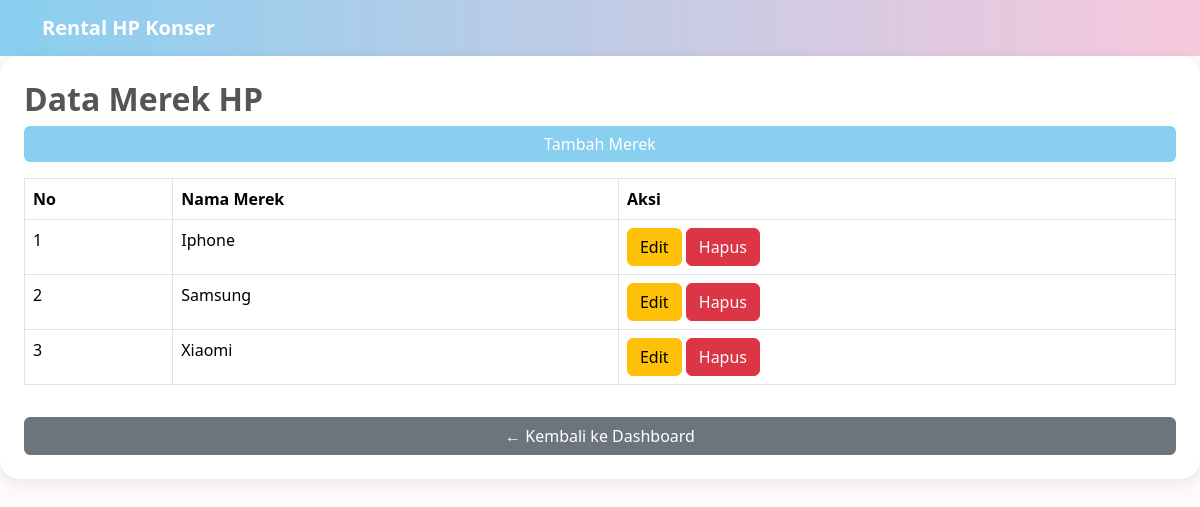
Screenshot of /merek/index.php (signed in) with the database file from the repository.
### tables this page shows
CREATE TABLE `merek` (
  `id_merek` int(11) NOT NULL,
  `nama_merek` varchar(100) NOT NULL
);

### merek/index.php (the view, shortened to what this page needs)
<?php
include '../koneksi.php';
$data = mysqli_query($conn, "SELECT * FROM merek");
?>
<!DOCTYPE html>
<html>
<head>
    <link href="https://cdn.jsdelivr.net/npm/bootstrap@5.3.7/dist/css/bootstrap.min.css" rel="stylesheet">
    <link rel="stylesheet" href="../css/style.css">
</head>
<body>
<nav class="navbar navbar-custom">
    <div class="container">
    <span class="navbar-brand text-white fw-bold"> Rental HP Konser</span>
    </div>
</nav>
    <div class="card card-custom p-4">
        <h2 class="title">Data Merek HP</h2>
        <a href="tambah.php" class="btn btn-custom mb-3">Tambah Merek</a>
        <table class="table table-bordered table-hover">
            <tr>
                <th>No</th>
                <th>Nama Merek</th>
                <th>Aksi</th>
            </tr>
            <?php
            $no = 1;
            while ($row = mysqli_fetch_assoc($data)) {
            ?>
                <tr>
                    <td><?= $no++; ?></td>
                    <td><?= $row['nama_merek']; ?></td>
                    <td>
                        <a href="edit.php?id=<?= $row['id_merek']; ?>" class="btn btn-warning">Edit </a>
                        <a href="hapus.php?id=<?= $row['id_merek']; ?>" class="btn btn-danger" onclick="return confirm('Yakin ingin menghapus data ini?')">Hapus </a>
                    </td>
                </tr>
            <?php } ?>
        </table>
        <a href="../admin/dashboard.php" class="btn btn-secondary mt-3">← Kembali ke Dashboard</a>
    </div>
</body>
</html>

### css/style.css (style rules this page uses)
body { background-color:#FFF9FC; font-family:Segoe UI, sans-serif; }
.navbar-custom { background:linear-gradient( 90deg, #89CFF0, #F8C8DC ); }
.card-custom { border:none; border-radius:20px; box-shadow:0 4px 15px rgba(0,0,0,0.08); transition:0.3s; }
.btn-custom { background:#89CFF0; color:white; border:none; }
.title { color:#555; font-weight:bold; }

### rows the page displays
merek: nama_merek "Iphone"
merek: nama_merek "Samsung"
merek: nama_merek "Xiaomi"
